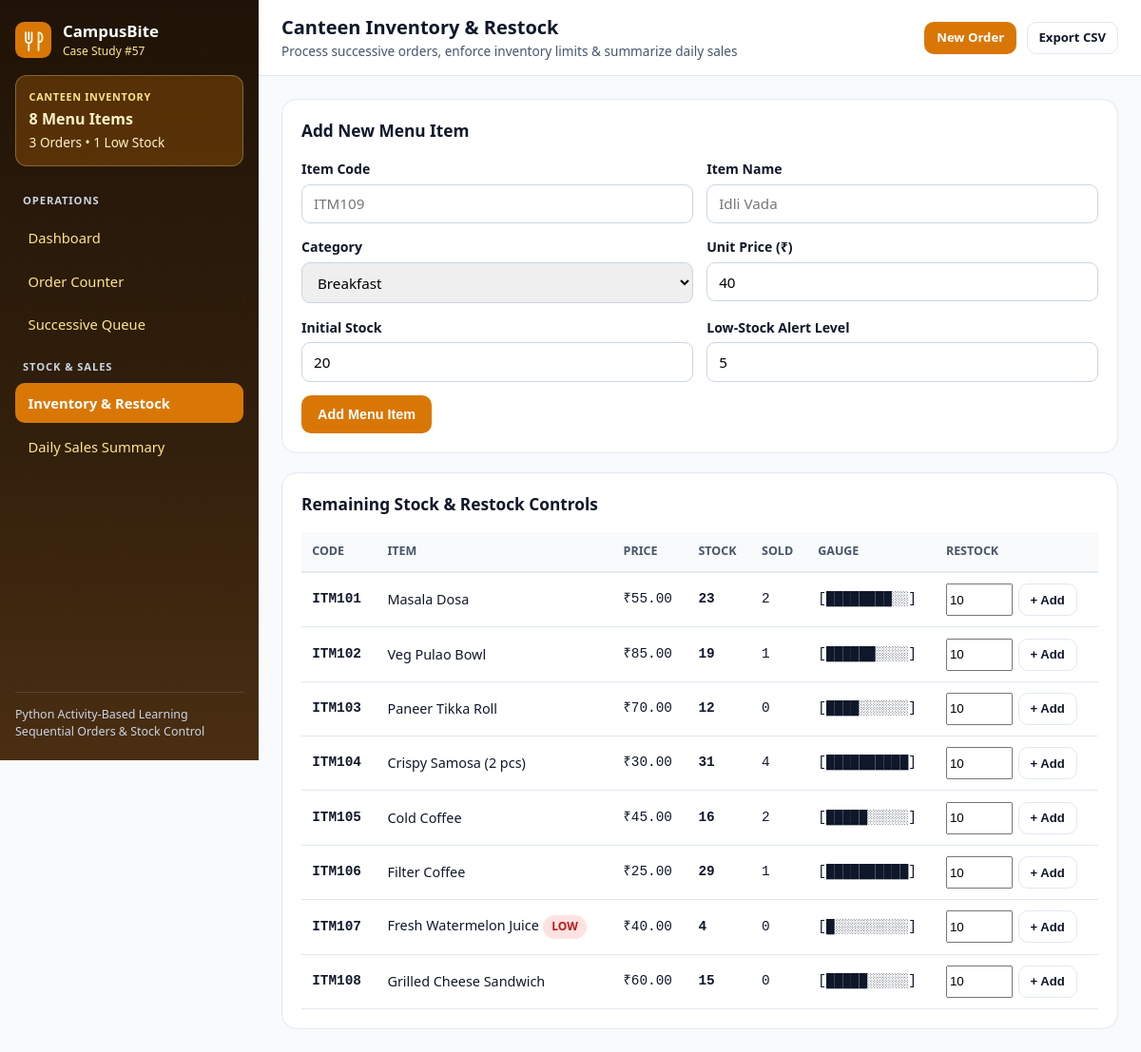
Page /inventory on the committed database.
### tables this page shows
CREATE TABLE menu_inventory (
                id INTEGER PRIMARY KEY AUTOINCREMENT,
                item_code TEXT UNIQUE NOT NULL,
                item_name TEXT NOT NULL,
                category TEXT NOT NULL,
                unit_price REAL NOT NULL,
                stock INTEGER NOT NULL,
                reorder_level INTEGER NOT NULL DEFAULT 5,
                sold_today INTEGER NOT NULL DEFAULT 0
            );

### app.py (the view, shortened to what this page needs)
    @app.route("/inventory", methods=["GET", "POST"])
    def inventory():
        db = app.config["DB_PATH"]
        inv = get_inventory(db)
        orders = get_orders(db)
        summary = summarize_daily_sales(orders, inv)
        return render_template("inventory.html", stock_rows=summary["stock_rows"])

### canteen_logic.py (called while the page is built)
def format_inr(amount):
    val = round(float(amount), 2)
    return f"₹{val:,.2f}"

def generate_stock_bar(stock, max_cap=40, width=10):
    if max_cap <= 0:
        max_cap = 1
    ratio = stock / max_cap
    if ratio > 1.0:
        ratio = 1.0
    elif ratio < 0.0:
        ratio = 0.0
    filled = int(round(ratio * width))
    bar = ""
    i = 0
    while i < width:
        bar += "█" if i < filled else "░"
        i += 1
    return f"[{bar}]"

def generate_ascii_daily_summary(revenue, completed, partial, rejected, stock_rows):
    lines = [
        "+" + "-" * 64 + "+",
        "| SMART CANTEEN DAILY SALES & REMAINING STOCK SUMMARY".ljust(65) + "|",
        "+" + "-" * 64 + "+",
        f"| Revenue: {format_inr(revenue):<16} | Completed: {completed:<3} Partial: {partial:<3} Rejected: {rejected:<3}|",
        "+" + "-" * 64 + "+",
        f"| {'Code':<7} {'Item Name':<22} {'Price':>8} {'Stock':>6} {'Gauge':<14} |",
        "|" + "-" * 64 + "|",
    ]
    for r in stock_rows:
        lines.append(
            f"| {r['item_code']:<7} {r['item_name'][:22]:<22} {r['unit_price']:8.2f} {r['stock']:6d} {r['stock_bar']:<14} |"
        )
    lines.append("+" + "-" * 64 + "+")
    return "\n".join(lines)

### database.py (called while the page is built)
def _resolve_db_path(db_path):
    target = db_path or DEFAULT_DB_PATH
    if os.environ.get("VERCEL") and not str(target).startswith("/tmp"):
        tmp_path = os.path.join("/tmp", os.path.basename(target))
        if not os.path.exists(tmp_path) and os.path.exists(target):
            shutil.copyfile(target, tmp_path)
        return tmp_path
    return target

def get_connection(db_path=None):
    resolved = _resolve_db_path(db_path)
    parent = os.path.dirname(resolved)
    if parent:
        os.makedirs(parent, exist_ok=True)
    conn = sqlite3.connect(resolved)
    conn.row_factory = sqlite3.Row
    return conn

def get_inventory(db_path=None):
    conn = get_connection(db_path)
    try:
        return [dict(r) for r in conn.execute("SELECT * FROM menu_inventory ORDER BY item_code ASC").fetchall()]
    finally:
        conn.close()

def get_orders(db_path=None):
    conn = get_connection(db_path)
    try:
        return [dict(r) for r in conn.execute("SELECT * FROM canteen_orders ORDER BY id DESC").fetchall()]
    finally:
        conn.close()

### templates/inventory.html (shortened to what this page needs)
{% extends "base.html" %}
{% block page_title %}Canteen Inventory &amp; Restock{% endblock %}
{% block content %}
<section class="card">
  <div class="card-header"><h3>Add New Menu Item</h3></div>
  <form method="post" class="form-grid">
    <div class="field"><label for="item_code">Item Code</label><input id="item_code" name="item_code" placeholder="ITM109" required></div>
    <div class="field"><label for="item_name">Item Name</label><input id="item_name" name="item_name" placeholder="Idli Vada" required></div>
    <div class="field"><label for="category">Category</label><select id="category" name="category">{% for c in categories %}<option value="{{ c }}">{{ c }}</option>{% endfor %}</select></div>
    <div class="field"><label for="unit_price">Unit Price (₹)</label><input id="unit_price" name="unit_price" type="number" step="0.5" min="1" value="40" required></div>
    <div class="field"><label for="stock">Initial Stock</label><input id="stock" name="stock" type="number" min="0" value="20" required></div>
    <div class="field"><label for="reorder_level">Low-Stock Alert Level</label><input id="reorder_level" name="reorder_level" type="number" min="0" value="5" required></div>
    <div class="field-full"><button type="submit" class="btn btn-primary">Add Menu Item</button></div>
  </form>
</section>
<section class="card">
  <div class="card-header"><h3>Remaining Stock &amp; Restock Controls</h3></div>
  <div class="table-wrapper">
    <table>
      <thead><tr><th>Code</th><th>Item</th><th>Price</th><th>Stock</th><th>Sold</th><th>Gauge</th><th>Restock</th></tr></thead>
      <tbody>
        {% for r in stock_rows %}
        <tr>
          <th class="mono">{{ r.item_code }}</th>
          <td>{{ r.item_name }} {% if r.is_low %}<span class="badge badge-red">LOW</span>{% endif %}</td>
          <td class="mono">{{ r.unit_price | inr }}</td>
          <td class="mono"><strong>{{ r.stock }}</strong></td>
          <td class="mono">{{ r.sold_today }}</td>
          <td class="mono">{{ r.stock_bar }}</td>
          <td>
            <form method="post" style="display:flex;gap:0.35rem;">
              <input type="number" name="add_qty" min="1" value="10" style="width:70px;">
              <button type="submit" class="btn btn-outline btn-sm">+ Add</button>
            </form>
          </td>
        </tr>
        {% endfor %}
      </tbody>
    </table>
  </div>
</section>
{% endblock %}

### static/css/style.css (style rules this page uses)
:root { --navy-950: #1f1307; --navy-900: #33200c; --navy-800: #4a2e12; --accent-600: #d97706; --accent-700: #b45309; --bg-page: #f8fafc; --bg-card: #ffffff; --border: #e2e8f0; --text-main: #0f172a; --text-muted: #475569; --green-700: #15803d; --green-100: #dcfce7; --red-700: #b91c1c; --red-100: #fee2e2; --amber-700: #b45309; --amber-100: #fef3c7; --radius-md: 12px; --radius-lg: 16px; }
*, *::before, *::after { box-sizing: border-box; }
body { margin: 0; font-family: "Segoe UI", system-ui, -apple-system, sans-serif; line-height: 1.5; color: var(--text-main); background: var(--bg-page); }
.mono { font-family: ui-monospace, SFMono-Regular, Menlo, Consolas, monospace; font-variant-numeric: tabular-nums; }
.card { background: var(--bg-card); border: 1px solid var(--border); border-radius: var(--radius-lg); padding: 1.25rem; }
.card-header { display: flex; align-items: center; justify-content: space-between; gap: 0.75rem; margin-bottom: 1rem; flex-wrap: wrap; }
.card-header h3 { margin: 0; font-size: 1.08rem; }
.btn { display: inline-flex; align-items: center; justify-content: center; gap: 0.45rem; min-height: 40px; padding: 0.5rem 1rem; border-radius: 10px; font-weight: 600; font-size: 0.9rem; border: 1px solid transparent; cursor: pointer; text-decoration: none; }
.btn-sm { min-height: 34px; padding: 0.35rem 0.75rem; font-size: 0.82rem; }
.btn-primary { background: var(--accent-600); color: #fff; }
.btn-outline { background: var(--bg-card); color: var(--text-main); border-color: var(--border); }
.badge { display: inline-flex; align-items: center; padding: 0.2rem 0.6rem; border-radius: 999px; font-size: 0.75rem; font-weight: 700; }
.badge-red { background: var(--red-100); color: var(--red-700); }
.form-grid { display: grid; grid-template-columns: repeat(2, minmax(0, 1fr)); gap: 0.9rem; }
.field { display: flex; flex-direction: column; gap: 0.35rem; }
.field-full { grid-column: 1 / -1; }
.field label { font-weight: 600; font-size: 0.88rem; }
.field input, .field select, .field textarea { width: 100%; padding: 0.6rem 0.75rem; border: 1px solid #cbd5e1; border-radius: 9px; font-size: 0.95rem; font-family: inherit; }
.table-wrapper { overflow: auto; max-inline-size: 100%; }
table { width: 100%; border-collapse: separate; border-spacing: 0; font-size: 0.9rem; }
thead th { position: sticky; inset-block-start: 0; background: #f8fafc; color: var(--text-muted); font-size: 0.78rem; text-transform: uppercase; text-align: left; padding: 0.7rem; border-bottom: 2px solid var(--border); }
tbody td, tbody th { padding: 0.7rem; border-bottom: 1px solid var(--border); text-align: left; }

### rows in the picture
menu_inventory: item_code "ITM101", item_name "Masala Dosa", unit_price|inr "₹55.00", stock "23", sold_today "2", stock_bar "[████████░░]"
menu_inventory: item_code "ITM102", item_name "Veg Pulao Bowl", unit_price|inr "₹85.00", stock "19", sold_today "1", stock_bar "[██████░░░░]"
menu_inventory: item_code "ITM103", item_name "Paneer Tikka Roll", unit_price|inr "₹70.00", stock "12", sold_today "0", stock_bar "[████░░░░░░]"
menu_inventory: item_code "ITM104", item_name "Crispy Samosa (2 pcs)", unit_price|inr "₹30.00", stock "31", sold_today "4", stock_bar "[██████████]"
menu_inventory: item_code "ITM105", item_name "Cold Coffee", unit_price|inr "₹45.00", stock "16", sold_today "2", stock_bar "[█████░░░░░]"
menu_inventory: item_code "ITM106", item_name "Filter Coffee", unit_price|inr "₹25.00", stock "29", sold_today "1", stock_bar "[██████████]"
menu_inventory: item_code "ITM107", item_name "Fresh Watermelon Juice", shows "LOW", unit_price|inr "₹40.00", stock "4", sold_today "0", stock_bar "[█░░░░░░░░░]"
menu_inventory: item_code "ITM108", item_name "Grilled Cheese Sandwich", unit_price|inr "₹60.00", stock "15", sold_today "0", stock_bar "[█████░░░░░]"

### other values in the picture
{{ nav_items }} "8"
{{ nav_orders }} "3"
{{ nav_low_stock }} "1"
form field category "Breakfast"
